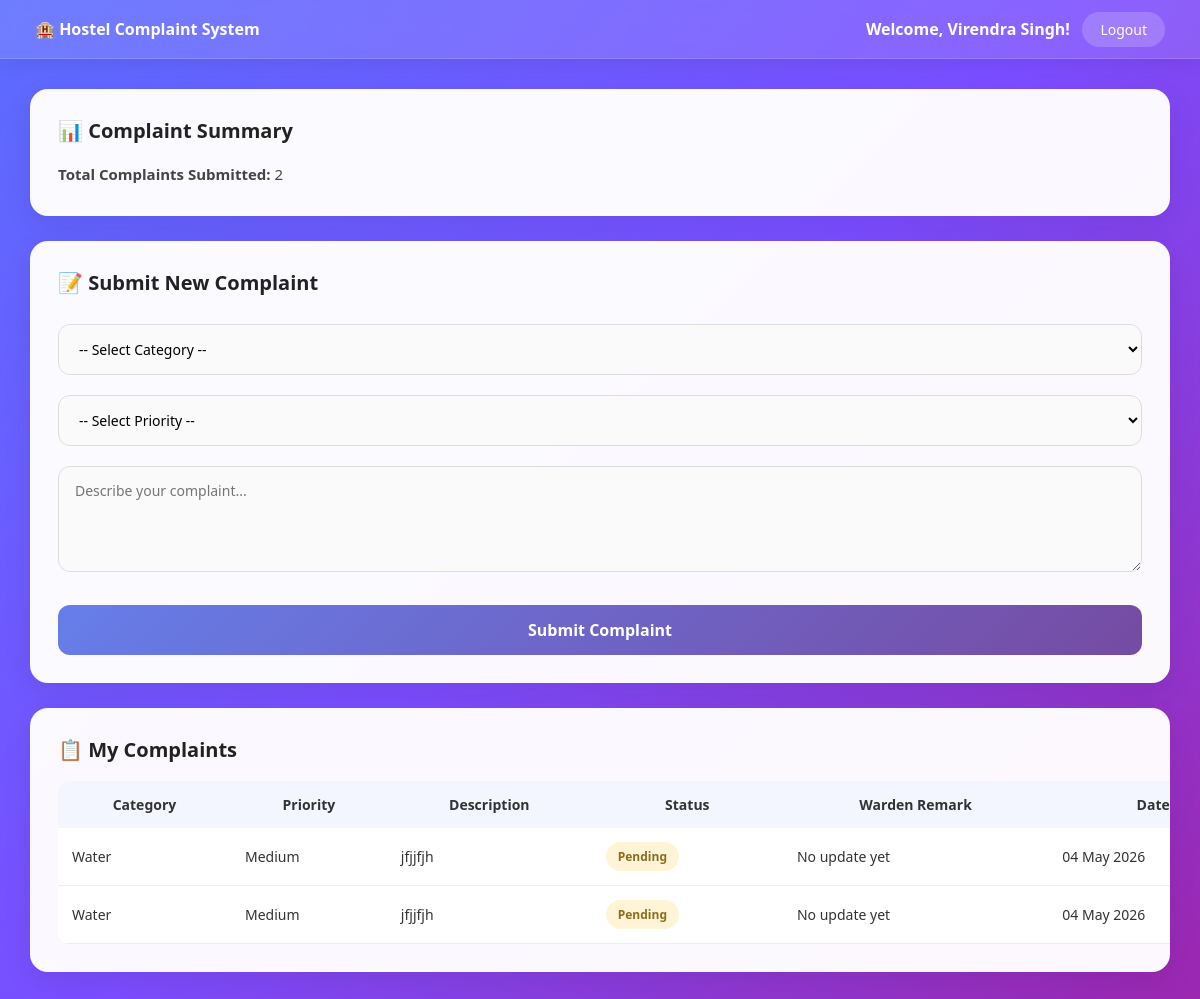
The page /student/dashboard.php (signed in) on the database its author committed.
### tables this page shows
CREATE TABLE `complaints` (
  `id` int(11) NOT NULL,
  `student_id` int(11) DEFAULT NULL,
  `category` varchar(50) DEFAULT NULL,
  `priority` varchar(20) DEFAULT NULL,
  `description` text DEFAULT NULL,
  `status` varchar(20) DEFAULT 'Pending',
  `admin_reply` text DEFAULT NULL,
  `is_seen` int(11) DEFAULT 0,
  `created_at` timestamp NOT NULL DEFAULT current_timestamp(),
  `remarks` text DEFAULT NULL
);

### student/dashboard.php (the view, shortened to what this page needs)
<?php
require_once '../includes/db.php';
$id = $_SESSION['user_id'];
$count_result = mysqli_query($conn,
    "SELECT COUNT(*) as total FROM complaints WHERE student_id=$id");
$count_row = mysqli_fetch_assoc($count_result);
$total_complaints = $count_row['total'];
$result = mysqli_query($conn,
    "SELECT * FROM complaints WHERE student_id=$id ORDER BY created_at DESC");
?>
<!DOCTYPE html>
<html lang="en">
<head>
    <link rel="stylesheet" href="../css/style.css">
</head>
<body>
<div class="navbar">
    <span>🏨 Hostel Complaint System</span>
    <div>
        <span>Welcome, <?php echo $_SESSION['name']; ?>!</span>
        <a href="../logout.php">Logout</a>
    </div>
</div>
<div class="main">
    <div class="card">
        <h3>📊 Complaint Summary</h3>
        <p>
            <strong>Total Complaints Submitted:</strong>
            <?php echo $total_complaints; ?>
        </p>
    </div>
    <div class="card">
        <h3>📝 Submit New Complaint</h3>
        <form method="POST">
            <select name="category" required>
                <option value="">-- Select Category --</option>
            </select>
            <select name="priority" required>
                <option value="">-- Select Priority --</option>
            </select>
            <textarea name="description" rows="4"
                placeholder="Describe your complaint..." required></textarea>
            <button type="submit">Submit Complaint</button>
        </form>
    </div>
    <div class="card">
        <h3>📋 My Complaints</h3>
        <table>
            <tr>
                <th>Category</th>
                <th>Priority</th>
                <th>Description</th>
                <th>Status</th>
                <th>Warden Remark</th>
                <th>Date</th>
            </tr>
            <?php while ($row = mysqli_fetch_assoc($result)): ?>
            <tr>
                <td><?php echo $row['category']; ?></td>
                <td><?php echo $row['priority']; ?></td>
                <td><?php echo $row['description']; ?></td>
                <td>
                    <span class="badge <?php
                        echo $row['status'] === 'Pending' ? 'pending' :
                            ($row['status'] === 'In Progress' ? 'progress' : 'resolved');
                    ?>">
                        <?php echo $row['status']; ?>
                    </span>
                </td>
                <td>
                    <?php
                        echo !empty($row['remarks'])
    ? $row['remarks']
    : 'No update yet';
                    ?>
                </td>
                <td><?php echo date('d M Y', strtotime($row['created_at'])); ?></td>
            </tr>
            <?php endwhile; ?>
        </table>
    </div>
</div>
</body>
</html>

### css/style.css (style rules this page uses)
* { margin: 0; padding: 0; box-sizing: border-box; font-family: 'Segoe UI', sans-serif; }
body { background: linear-gradient(135deg, #5b6cff, #7b4dff, #9c27b0); min-height: 100vh; color: #333; }
input, select, textarea { width: 100%; padding: 14px 16px; margin: 10px 0; border: 1px solid #ddd; border-radius: 12px; font-size: 14px; background: #fafafa; outline: none; transition: 0.3s; }
button { width: 100%; padding: 14px; margin-top: 18px; background: linear-gradient(135deg, #667eea, #764ba2); color: white; border: none; border-radius: 12px; font-size: 16px; font-weight: 600; cursor: pointer; transition: 0.3s; }
.navbar { background: rgba(255,255,255,0.12); backdrop-filter: blur(10px); color: white; padding: 18px 35px; display: flex; justify-content: space-between; align-items: center; border-bottom: 1px solid rgba(255,255,255,0.15); box-shadow: 0 4px 20px rgba(0,0,0,0.08); }
.navbar span { font-size: 16px; font-weight: 600; }
.navbar a { color: white; text-decoration: none; font-size: 14px; background: rgba(255,255,255,0.18); padding: 8px 18px; border-radius: 30px; transition: 0.3s; }
.main { width: 95%; max-width: 1300px; margin: 30px auto; }
.card { background: rgba(255,255,255,0.97); padding: 28px; border-radius: 18px; box-shadow: 0 10px 30px rgba(0,0,0,0.08); margin-bottom: 25px; overflow-x: auto; }
.card h3 { margin-bottom: 18px; color: #222; font-size: 20px; font-weight: 700; }
table { width: 100%; min-width: 1200px; border-collapse: collapse; border-radius: 12px; overflow: hidden; }
table th { background: #f4f6ff; color: #333; font-weight: 600; padding: 14px; font-size: 14px; white-space: nowrap; }
table td { padding: 14px; border-bottom: 1px solid #eee; font-size: 14px; white-space: nowrap; background: #fff; }
.badge { padding: 6px 12px; border-radius: 30px; font-size: 12px; font-weight: 600; display: inline-block; }
.badge.pending { background: #fff4d6; color: #8a6d1f; }
.card p { font-size: 15px; color: #444; line-height: 1.7; }

### rows shown on the page
complaints: category "Water", priority "Medium", description "jfjjfjh", status "Pending", shows "No update yet", created_at "04 May 2026"
complaints: category "Water", priority "Medium", description "jfjjfjh", status "Pending", shows "No update yet", created_at "04 May 2026"

### other values the page prints
$_SESSION['name'] "Virendra Singh"
$total_complaints "2"
